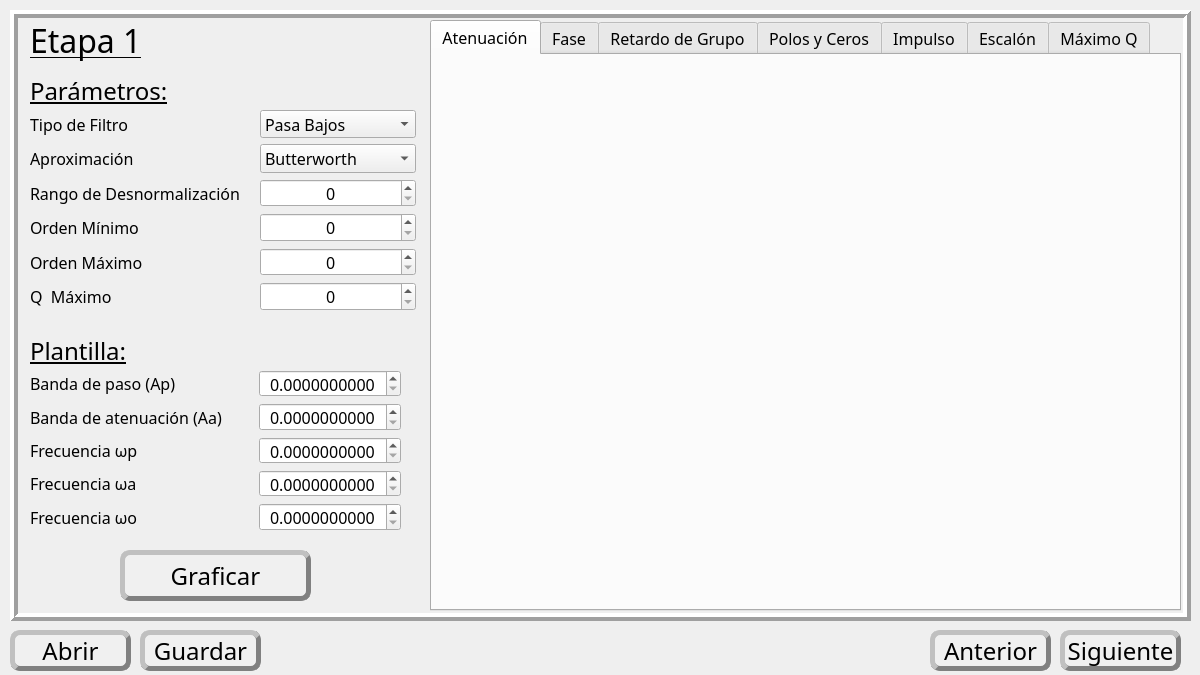
<?xml version="1.0" encoding="UTF-8"?>
<ui version="4.0">
 <class>MainWindow</class>
 <widget class="QMainWindow" name="MainWindow">
  <property name="geometry">
   <rect>
    <x>0</x>
    <y>0</y>
    <width>1200</width>
    <height>675</height>
   </rect>
  </property>
  <property name="sizePolicy">
   <sizepolicy hsizetype="Fixed" vsizetype="Fixed">
    <horstretch>0</horstretch>
    <verstretch>0</verstretch>
   </sizepolicy>
  </property>
  <property name="font">
   <font>
    <family>Rockwell</family>
    <pointsize>12</pointsize>
   </font>
  </property>
  <property name="windowTitle">
   <string>Filter Design Tool</string>
  </property>
  <property name="windowIcon">
   <iconset theme="Icon"/>
  </property>
  <property name="styleSheet">
   <string notr="true"/>
  </property>
  <property name="iconSize">
   <size>
    <width>0</width>
    <height>0</height>
   </size>
  </property>
  <property name="dockNestingEnabled">
   <bool>false</bool>
  </property>
  <widget class="QWidget" name="centralwidget">
   <widget class="QFrame" name="mainFrame">
    <property name="geometry">
     <rect>
      <x>10</x>
      <y>10</y>
      <width>1181</width>
      <height>611</height>
     </rect>
    </property>
    <property name="frameShape">
     <enum>QFrame::Box</enum>
    </property>
    <property name="frameShadow">
     <enum>QFrame::Raised</enum>
    </property>
    <property name="lineWidth">
     <number>4</number>
    </property>
    <widget class="QStackedWidget" name="stackedWidget">
     <property name="geometry">
      <rect>
       <x>10</x>
       <y>10</y>
       <width>1161</width>
       <height>591</height>
      </rect>
     </property>
     <widget class="QWidget" name="etapa1">
      <widget class="QLabel" name="label_e1">
       <property name="geometry">
        <rect>
         <x>10</x>
         <y>0</y>
         <width>131</width>
         <height>41</height>
        </rect>
       </property>
       <property name="font">
        <font>
         <family>Rockwell</family>
         <pointsize>24</pointsize>
         <underline>true</underline>
        </font>
       </property>
       <property name="text">
        <string>Etapa 1</string>
       </property>
      </widget>
      <widget class="QTabWidget" name="tabPlot1">
       <property name="geometry">
        <rect>
         <x>410</x>
         <y>0</y>
         <width>751</width>
         <height>591</height>
        </rect>
       </property>
       <property name="font">
        <font>
         <family>Rockwell</family>
         <pointsize>12</pointsize>
         <weight>50</weight>
         <bold>false</bold>
        </font>
       </property>
       <property name="currentIndex">
        <number>0</number>
       </property>
       <widget class="QWidget" name="tab">
        <attribute name="title">
         <string>Atenuación</string>
        </attribute>
       </widget>
       <widget class="QWidget" name="tab_2">
        <attribute name="title">
         <string>Fase</string>
        </attribute>
       </widget>
       <widget class="QWidget" name="tab_3">
        <attribute name="title">
         <string>Retardo de Grupo</string>
        </attribute>
       </widget>
       <widget class="QWidget" name="tab_4">
        <attribute name="title">
         <string>Polos y Ceros</string>
        </attribute>
       </widget>
       <widget class="QWidget" name="tab_5">
        <attribute name="title">
         <string>Impulso</string>
        </attribute>
       </widget>
       <widget class="QWidget" name="tab_6">
        <attribute name="title">
         <string>Escalón</string>
        </attribute>
       </widget>
       <widget class="QWidget" name="tab_7">
        <attribute name="title">
         <string>Máximo Q</string>
        </attribute>
       </widget>
      </widget>
      <widget class="QWidget" name="formLayoutWidget">
       <property name="geometry">
        <rect>
         <x>10</x>
         <y>90</y>
         <width>386</width>
         <height>201</height>
        </rect>
       </property>
       <layout class="QFormLayout" name="formLayout">
        <property name="fieldGrowthPolicy">
         <enum>QFormLayout::AllNonFixedFieldsGrow</enum>
        </property>
        <property name="labelAlignment">
         <set>Qt::AlignLeading|Qt::AlignLeft|Qt::AlignVCenter</set>
        </property>
        <property name="formAlignment">
         <set>Qt::AlignLeading|Qt::AlignLeft|Qt::AlignTop</set>
        </property>
        <property name="horizontalSpacing">
         <number>20</number>
        </property>
        <item row="0" column="0">
         <widget class="QLabel" name="label_tipo">
          <property name="text">
           <string>Tipo de Filtro</string>
          </property>
         </widget>
        </item>
        <item row="0" column="1">
         <widget class="QComboBox" name="combo_tipo">
          <property name="font">
           <font>
            <family>Rockwell</family>
            <pointsize>12</pointsize>
           </font>
          </property>
          <property name="insertPolicy">
           <enum>QComboBox::InsertAtBottom</enum>
          </property>
          <item>
           <property name="text">
            <string>Pasa Bajos</string>
           </property>
          </item>
          <item>
           <property name="text">
            <string>Pasa Altos</string>
           </property>
          </item>
          <item>
           <property name="text">
            <string>Pasa Banda</string>
           </property>
          </item>
          <item>
           <property name="text">
            <string>Rechaza Banda</string>
           </property>
          </item>
          <item>
           <property name="text">
            <string>Retardo de Grupo</string>
           </property>
          </item>
         </widget>
        </item>
        <item row="1" column="0">
         <widget class="QLabel" name="label_aprox">
          <property name="font">
           <font>
            <family>Rockwell</family>
            <pointsize>12</pointsize>
           </font>
          </property>
          <property name="text">
           <string>Aproximación</string>
          </property>
         </widget>
        </item>
        <item row="1" column="1">
         <widget class="QComboBox" name="combo_aprox">
          <property name="font">
           <font>
            <family>Rockwell</family>
            <pointsize>12</pointsize>
           </font>
          </property>
          <item>
           <property name="text">
            <string>Butterworth</string>
           </property>
          </item>
          <item>
           <property name="text">
            <string>Chebyshev I</string>
           </property>
          </item>
          <item>
           <property name="text">
            <string>Chebyshev II</string>
           </property>
          </item>
          <item>
           <property name="text">
            <string>Bessel</string>
           </property>
          </item>
          <item>
           <property name="text">
            <string>Cauer</string>
           </property>
          </item>
          <item>
           <property name="text">
            <string>Legendre</string>
           </property>
          </item>
          <item>
           <property name="text">
            <string>Gauss</string>
           </property>
          </item>
         </widget>
        </item>
        <item row="2" column="0">
         <widget class="QLabel" name="label_desnorm">
          <property name="font">
           <font>
            <family>Rockwell</family>
            <pointsize>12</pointsize>
           </font>
          </property>
          <property name="text">
           <string>Rango de Desnormalización</string>
          </property>
         </widget>
        </item>
        <item row="2" column="1">
         <widget class="QSpinBox" name="spin_desnom">
          <property name="font">
           <font>
            <family>Rockwell</family>
            <pointsize>12</pointsize>
           </font>
          </property>
          <property name="alignment">
           <set>Qt::AlignCenter</set>
          </property>
          <property name="maximum">
           <number>100</number>
          </property>
         </widget>
        </item>
        <item row="3" column="0">
         <widget class="QLabel" name="label_minord">
          <property name="font">
           <font>
            <family>Rockwell</family>
            <pointsize>12</pointsize>
           </font>
          </property>
          <property name="text">
           <string>Orden Mínimo</string>
          </property>
         </widget>
        </item>
        <item row="3" column="1">
         <widget class="QSpinBox" name="spin_minord">
          <property name="font">
           <font>
            <family>Rockwell</family>
            <pointsize>12</pointsize>
           </font>
          </property>
          <property name="alignment">
           <set>Qt::AlignCenter</set>
          </property>
          <property name="maximum">
           <number>100</number>
          </property>
         </widget>
        </item>
        <item row="4" column="0">
         <widget class="QLabel" name="label_maxord">
          <property name="font">
           <font>
            <family>Rockwell</family>
            <pointsize>12</pointsize>
           </font>
          </property>
          <property name="text">
           <string>Orden Máximo</string>
          </property>
         </widget>
        </item>
        <item row="4" column="1">
         <widget class="QSpinBox" name="spin_maxord">
          <property name="font">
           <font>
            <family>Rockwell</family>
            <pointsize>12</pointsize>
           </font>
          </property>
          <property name="alignment">
           <set>Qt::AlignCenter</set>
          </property>
          <property name="maximum">
           <number>100</number>
          </property>
         </widget>
        </item>
        <item row="5" column="0">
         <widget class="QLabel" name="label_qmax">
          <property name="font">
           <font>
            <family>Rockwell</family>
            <pointsize>12</pointsize>
           </font>
          </property>
          <property name="text">
           <string>Q  Máximo</string>
          </property>
         </widget>
        </item>
        <item row="5" column="1">
         <widget class="QSpinBox" name="spin_qmax">
          <property name="font">
           <font>
            <family>Rockwell</family>
            <pointsize>12</pointsize>
           </font>
          </property>
          <property name="alignment">
           <set>Qt::AlignCenter</set>
          </property>
          <property name="maximum">
           <number>100</number>
          </property>
         </widget>
        </item>
       </layout>
      </widget>
      <widget class="QLabel" name="label_params">
       <property name="geometry">
        <rect>
         <x>10</x>
         <y>50</y>
         <width>171</width>
         <height>41</height>
        </rect>
       </property>
       <property name="font">
        <font>
         <family>Rockwell</family>
         <pointsize>18</pointsize>
         <underline>true</underline>
        </font>
       </property>
       <property name="text">
        <string>Parámetros:</string>
       </property>
      </widget>
      <widget class="QLabel" name="label_plantilla">
       <property name="geometry">
        <rect>
         <x>10</x>
         <y>310</y>
         <width>171</width>
         <height>41</height>
        </rect>
       </property>
       <property name="font">
        <font>
         <family>Rockwell</family>
         <pointsize>18</pointsize>
         <underline>true</underline>
        </font>
       </property>
       <property name="text">
        <string>Plantilla:</string>
       </property>
      </widget>
      <widget class="QWidget" name="formLayoutWidget_2">
       <property name="geometry">
        <rect>
         <x>10</x>
         <y>350</y>
         <width>371</width>
         <height>161</height>
        </rect>
       </property>
       <layout class="QFormLayout" name="formLayout_2">
        <property name="labelAlignment">
         <set>Qt::AlignLeading|Qt::AlignLeft|Qt::AlignVCenter</set>
        </property>
        <property name="formAlignment">
         <set>Qt::AlignLeading|Qt::AlignLeft|Qt::AlignTop</set>
        </property>
        <property name="horizontalSpacing">
         <number>20</number>
        </property>
        <item row="0" column="0">
         <widget class="QLabel" name="label_Ap">
          <property name="font">
           <font>
            <family>Rockwell</family>
            <pointsize>12</pointsize>
           </font>
          </property>
          <property name="text">
           <string>Banda de paso (Ap)</string>
          </property>
         </widget>
        </item>
        <item row="1" column="0">
         <widget class="QLabel" name="label_Aa">
          <property name="font">
           <font>
            <family>Rockwell</family>
            <pointsize>12</pointsize>
           </font>
          </property>
          <property name="text">
           <string>Banda de atenuación (Aa)    </string>
          </property>
         </widget>
        </item>
        <item row="2" column="0">
         <widget class="QLabel" name="label_wp">
          <property name="font">
           <font>
            <family>Rockwell</family>
            <pointsize>12</pointsize>
           </font>
          </property>
          <property name="text">
           <string>Frecuencia ωp</string>
          </property>
         </widget>
        </item>
        <item row="3" column="0">
         <widget class="QLabel" name="label_wa">
          <property name="font">
           <font>
            <family>Rockwell</family>
            <pointsize>12</pointsize>
           </font>
          </property>
          <property name="text">
           <string>Frecuencia ωa</string>
          </property>
         </widget>
        </item>
        <item row="0" column="1">
         <widget class="QDoubleSpinBox" name="spin_Ap">
          <property name="font">
           <font>
            <family>Rockwell</family>
            <pointsize>12</pointsize>
           </font>
          </property>
          <property name="alignment">
           <set>Qt::AlignCenter</set>
          </property>
          <property name="decimals">
           <number>10</number>
          </property>
          <property name="stepType">
           <enum>QAbstractSpinBox::DefaultStepType</enum>
          </property>
          <property name="value">
           <double>0.000000000000000</double>
          </property>
         </widget>
        </item>
        <item row="1" column="1">
         <widget class="QDoubleSpinBox" name="spin_Aa">
          <property name="font">
           <font>
            <family>Rockwell</family>
            <pointsize>12</pointsize>
           </font>
          </property>
          <property name="alignment">
           <set>Qt::AlignCenter</set>
          </property>
          <property name="decimals">
           <number>10</number>
          </property>
          <property name="stepType">
           <enum>QAbstractSpinBox::DefaultStepType</enum>
          </property>
          <property name="value">
           <double>0.000000000000000</double>
          </property>
         </widget>
        </item>
        <item row="2" column="1">
         <widget class="QDoubleSpinBox" name="spin_wp">
          <property name="font">
           <font>
            <family>Rockwell</family>
            <pointsize>12</pointsize>
           </font>
          </property>
          <property name="alignment">
           <set>Qt::AlignCenter</set>
          </property>
          <property name="decimals">
           <number>10</number>
          </property>
          <property name="stepType">
           <enum>QAbstractSpinBox::DefaultStepType</enum>
          </property>
          <property name="value">
           <double>0.000000000000000</double>
          </property>
         </widget>
        </item>
        <item row="3" column="1">
         <widget class="QDoubleSpinBox" name="spin_wa">
          <property name="font">
           <font>
            <family>Rockwell</family>
            <pointsize>12</pointsize>
           </font>
          </property>
          <property name="alignment">
           <set>Qt::AlignCenter</set>
          </property>
          <property name="decimals">
           <number>10</number>
          </property>
          <property name="stepType">
           <enum>QAbstractSpinBox::DefaultStepType</enum>
          </property>
          <property name="value">
           <double>0.000000000000000</double>
          </property>
         </widget>
        </item>
        <item row="4" column="0">
         <widget class="QLabel" name="label_wo">
          <property name="font">
           <font>
            <family>Rockwell</family>
            <pointsize>12</pointsize>
           </font>
          </property>
          <property name="text">
           <string>Frecuencia ωo</string>
          </property>
         </widget>
        </item>
        <item row="4" column="1">
         <widget class="QDoubleSpinBox" name="spin_wo">
          <property name="font">
           <font>
            <family>Rockwell</family>
            <pointsize>12</pointsize>
           </font>
          </property>
          <property name="alignment">
           <set>Qt::AlignCenter</set>
          </property>
          <property name="decimals">
           <number>10</number>
          </property>
          <property name="stepType">
           <enum>QAbstractSpinBox::DefaultStepType</enum>
          </property>
          <property name="value">
           <double>0.000000000000000</double>
          </property>
         </widget>
        </item>
       </layout>
      </widget>
      <widget class="QPushButton" name="btn_plot">
       <property name="geometry">
        <rect>
         <x>100</x>
         <y>530</y>
         <width>191</width>
         <height>51</height>
        </rect>
       </property>
       <property name="palette">
        <palette>
         <active>
          <colorrole role="Button">
           <brush brushstyle="SolidPattern">
            <color alpha="255">
             <red>240</red>
             <green>240</green>
             <blue>240</blue>
            </color>
           </brush>
          </colorrole>
          <colorrole role="Base">
           <brush brushstyle="SolidPattern">
            <color alpha="255">
             <red>240</red>
             <green>240</green>
             <blue>240</blue>
            </color>
           </brush>
          </colorrole>
          <colorrole role="Window">
           <brush brushstyle="SolidPattern">
            <color alpha="255">
             <red>240</red>
             <green>240</green>
             <blue>240</blue>
            </color>
           </brush>
          </colorrole>
          <colorrole role="Highlight">
           <brush brushstyle="SolidPattern">
            <color alpha="255">
             <red>200</red>
             <green>200</green>
             <blue>200</blue>
            </color>
           </brush>
          </colorrole>
         </active>
         <inactive>
          <colorrole role="Button">
           <brush brushstyle="SolidPattern">
            <color alpha="255">
             <red>240</red>
             <green>240</green>
             <blue>240</blue>
            </color>
           </brush>
          </colorrole>
          <colorrole role="Base">
           <brush brushstyle="SolidPattern">
            <color alpha="255">
             <red>240</red>
             <green>240</green>
             <blue>240</blue>
            </color>
           </brush>
          </colorrole>
          <colorrole role="Window">
           <brush brushstyle="SolidPattern">
            <color alpha="255">
             <red>240</red>
             <green>240</green>
             <blue>240</blue>
            </color>
           </brush>
          </colorrole>
          <colorrole role="Highlight">
           <brush brushstyle="SolidPattern">
            <color alpha="255">
             <red>200</red>
             <green>200</green>
             <blue>200</blue>
            </color>
           </brush>
          </colorrole>
         </inactive>
         <disabled>
          <colorrole role="Button">
           <brush brushstyle="SolidPattern">
            <color alpha="255">
             <red>240</red>
             <green>240</green>
             <blue>240</blue>
            </color>
           </brush>
          </colorrole>
          <colorrole role="Base">
           <brush brushstyle="SolidPattern">
            <color alpha="255">
             <red>240</red>
             <green>240</green>
             <blue>240</blue>
            </color>
           </brush>
          </colorrole>
          <colorrole role="Window">
           <brush brushstyle="SolidPattern">
            <color alpha="255">
             <red>240</red>
             <green>240</green>
             <blue>240</blue>
            </color>
           </brush>
          </colorrole>
          <colorrole role="Highlight">
           <brush brushstyle="SolidPattern">
            <color alpha="255">
             <red>200</red>
             <green>200</green>
             <blue>200</blue>
            </color>
           </brush>
          </colorrole>
         </disabled>
        </palette>
       </property>
       <property name="font">
        <font>
         <family>Rockwell</family>
         <pointsize>-1</pointsize>
         <weight>50</weight>
         <italic>false</italic>
         <bold>false</bold>
        </font>
       </property>
       <property name="styleSheet">
        <string notr="true">background-color: rgb(240, 240, 240);
selection-background-color: rgb(200, 200, 200);
border-style: outset;
border-width: 5px;
border-radius: 10px;
border-color: gray;
font: Rockwell;
font-size: 24px;
</string>
       </property>
       <property name="text">
        <string>Graficar</string>
       </property>
      </widget>
     </widget>
     <widget class="QWidget" name="etapa2">
      <widget class="QLabel" name="label_e2">
       <property name="geometry">
        <rect>
         <x>10</x>
         <y>0</y>
         <width>131</width>
         <height>41</height>
        </rect>
       </property>
       <property name="font">
        <font>
         <family>Rockwell</family>
         <pointsize>24</pointsize>
         <underline>true</underline>
        </font>
       </property>
       <property name="text">
        <string>Etapa 2</string>
       </property>
      </widget>
     </widget>
    </widget>
   </widget>
   <widget class="QPushButton" name="btn_next">
    <property name="geometry">
     <rect>
      <x>1060</x>
      <y>630</y>
      <width>121</width>
      <height>41</height>
     </rect>
    </property>
    <property name="styleSheet">
     <string notr="true">background-color: rgb(240, 240, 240);;
border-style: outset;
border-width: 5px;
border-radius: 10px;
border-color: gray;
font: Rockwell;
font-size: 24px;</string>
    </property>
    <property name="text">
     <string>Siguiente</string>
    </property>
   </widget>
   <widget class="QPushButton" name="btn_prev">
    <property name="geometry">
     <rect>
      <x>930</x>
      <y>630</y>
      <width>121</width>
      <height>41</height>
     </rect>
    </property>
    <property name="styleSheet">
     <string notr="true">background-color: rgb(240, 240, 240);
border-style: outset;
border-width: 5px;
border-radius: 10px;
border-color: gray;
font: Rockwell;
font-size: 24px;</string>
    </property>
    <property name="text">
     <string>Anterior</string>
    </property>
   </widget>
   <widget class="QPushButton" name="btn_open">
    <property name="geometry">
     <rect>
      <x>10</x>
      <y>630</y>
      <width>121</width>
      <height>41</height>
     </rect>
    </property>
    <property name="styleSheet">
     <string notr="true">background-color: rgb(240, 240, 240);
border-style: outset;
border-width: 5px;
border-radius: 10px;
border-color: gray;
font: Rockwell;
font-size: 24px;</string>
    </property>
    <property name="text">
     <string>Abrir</string>
    </property>
   </widget>
   <widget class="QPushButton" name="btn_save">
    <property name="geometry">
     <rect>
      <x>140</x>
      <y>630</y>
      <width>121</width>
      <height>41</height>
     </rect>
    </property>
    <property name="styleSheet">
     <string notr="true">background-color: rgb(240, 240, 240);
border-style: outset;
border-width: 5px;
border-radius: 10px;
border-color: gray;
font: Rockwell;
font-size: 24px;</string>
    </property>
    <property name="text">
     <string>Guardar</string>
    </property>
   </widget>
  </widget>
 </widget>
 <resources/>
 <connections/>
</ui>
